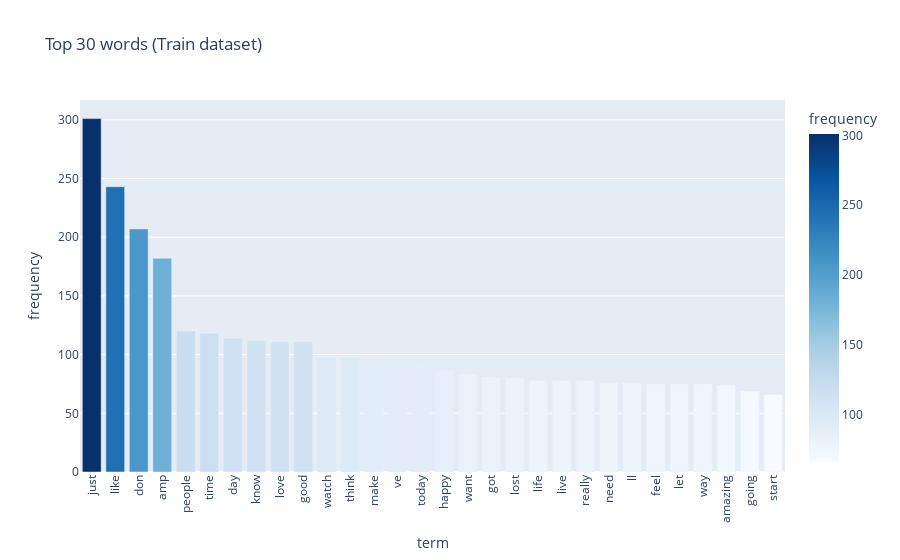

Here is the notebook cell this chart was saved with:
### Markdown cell above
---
##### <a id='toc1_5_1_1_1_'></a>[**>>> Exercise 1 (Take home):**](#toc0_)
Plot word frequency for Top 30 words in both train and test dataset. (Hint: refer to DM lab 1)

### Code cell
# Answer here
import pandas as pd
import numpy as np
from sklearn.feature_extraction.text import CountVectorizer
import plotly.express as px

top_n=30

#transform 
count_vect = CountVectorizer(stop_words='english')
train_fit_trans = count_vect.fit_transform(train_df['text'])

terms = count_vect.get_feature_names_out() 
freqs = np.asarray(train_fit_trans.sum(axis=0))[0]

df_freq = pd.DataFrame({'term': terms, 'frequency': freqs})
df_freq = df_freq.sort_values(by='frequency', ascending=False).head(top_n)

fig = px.bar(df_freq, 
             x="term", 
             y="frequency", 
             color="frequency", 
             color_continuous_scale="Blues",  # sequential 漸層色
             title=f"Top {top_n} words (Train dataset)")

fig.update_layout(xaxis_tickangle=-90)  # 把 x 軸標籤轉直
fig.show()

### Figure 1 — Plotly figure (JSON) as saved in the notebook; plotly's stock layout.template omitted (floating-point values rounded to 4 significant figures)
{"data": [{"hovertemplate": "term=%{x}<br>frequency=%{marker.color}<extra></extra>", "legendgroup": "", "marker": {"color": [301, 243, 207, 182, 120, 118, 114, 112, 111, 111, 98, 98, 92, 91, 90, 86, 83, 81, 80, 78, 78, 78, 76, 76, 75, 75, 75, 74, 69, 66], "coloraxis": "coloraxis", "pattern": {"shape": ""}}, "name": "", "orientation": "v", "showlegend": false, "textposition": "auto", "type": "bar", "x": ["just", "like", "don", "amp", "people", "time", "day", "know", "love", "good", "watch", "think", "make", "ve", "today", "happy", "want", "got", "lost", "life", "live", "really", "need", "ll", "feel", "let", "way", "amazing", "going", "start"], "xaxis": "x", "y": [301, 243, 207, 182, 120, 118, 114, 112, 111, 111, 98, 98, 92, 91, 90, 86, 83, 81, 80, 78, 78, 78, 76, 76, 75, 75, 75, 74, 69, 66], "yaxis": "y"}], "layout": {"barmode": "relative", "coloraxis": {"colorbar": {"title": {"text": "frequency"}}, "colorscale": [[0, "rgb(247,251,255)"], [0.125, "rgb(222,235,247)"], [0.25, "rgb(198,219,239)"], [0.375, "rgb(158,202,225)"], [0.5, "rgb(107,174,214)"], [0.625, "rgb(66,146,198)"], [0.75, "rgb(33,113,181)"], [0.875, "rgb(8,81,156)"], [1, "rgb(8,48,107)"]]}, "legend": {"tracegroupgap": 0}, "title": {"text": "Top 30 words (Train dataset)"}, "xaxis": {"anchor": "y", "domain": [0, 1], "tickangle": -90, "title": {"text": "term"}}, "yaxis": {"anchor": "x", "domain": [0, 1], "title": {"text": "frequency"}}}}
